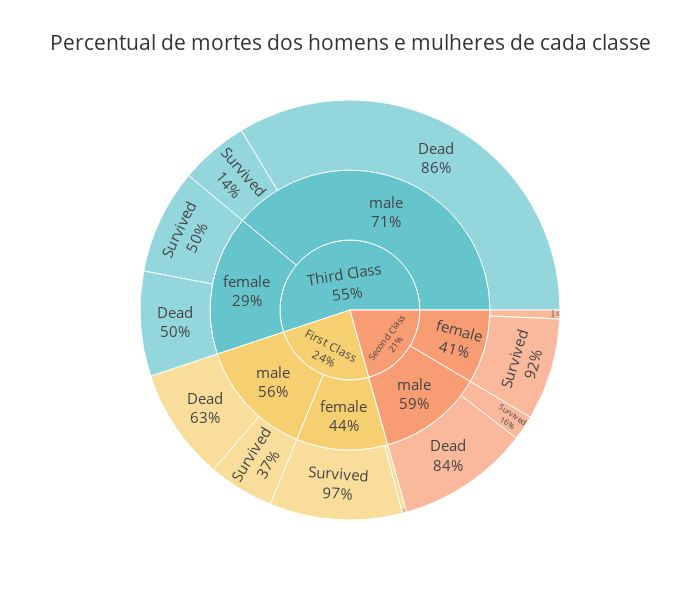

Write notebook code for a chart like this one.
### Code cell
# Plotly application for interactive visualization 

fig = px.sunburst(data_frame=df, # Our dataset
                  path=["Class", "Sex", "Survived2"],  # Root, Branches, Leaves
                  width=700, height=600,
                  color="Class",
                  color_discrete_map={'First Class': 'rgb(246,207,113)',
                                      'Second Class': 'rgb(248,156,116)',
                                      'Third Class': 'rgb(102,197,204)'},  # Colours (could be changed easily)
                  maxdepth=-1,
                  branchvalues='total',
                  hover_name='Class',  # Hover name for chosen column
                  hover_data={'Class': False},
                  title='Percentual de mortes dos homens e mulheres de cada classe', template='ggplot2'# Title and the template 
                  )

fig.update_traces(textinfo='label+percent parent')
fig.update_layout(font=dict(size=15))
fig.show()

### Figure 1 — Plotly figure (JSON) as saved in the notebook; plotly's stock layout.template omitted (floating-point values rounded to 4 significant figures)
{"data": [{"branchvalues": "total", "customdata": [["Second Class"], ["First Class"], ["First Class"], ["Third Class"], ["Third Class"], ["Third Class"], ["First Class"], ["First Class"], ["First Class"], ["Second Class"], ["Third Class"], ["Second Class"], ["First Class"], ["Second Class"], ["Third Class"], ["Second Class"], ["Third Class"], ["Second Class"], ["Third Class"], ["First Class"], ["Second Class"]], "domain": {"x": [0, 1], "y": [0, 1]}, "hovertemplate": "<b>%{hovertext}</b><br><br>labels=%{label}<br>count=%{value}<br>parent=%{parent}<br>id=%{id}<extra></extra>", "hovertext": ["Second Class", "First Class", "First Class", "Third Class", "Third Class", "Third Class", "First Class", "First Class", "First Class", "Second Class", "Third Class", "Second Class", "First Class", "Second Class", "Third Class", "Second Class", "Third Class", "Second Class", "Third Class", "First Class", "Second Class"], "ids": ["Second Class/female/Dead", "First Class/male/Dead", "First Class/female/Survived", "Third Class/male/Survived", "Third Class", "Third Class/male", "First Class/male", "First Class/male/Survived", "First Class", "Second Class/male", "Third Class/female", "Second Class/female", "First Class/female/Dead", "Second Class", "Third Class/female/Survived", "Second Class/female/Survived", "Third Class/male/Dead", "Second Class/male/Dead", "Third Class/female/Dead", "First Class/female", "Second Class/male/Survived"], "labels": ["Dead", "Dead", "Survived", "Survived", "Third Class", "male", "male", "Survived", "First Class", "male", "female", "female", "Dead", "Second Class", "Survived", "Survived", "Dead", "Dead", "Dead", "female", "Survived"], "marker": {"colors": ["rgb(248,156,116)", "rgb(246,207,113)", "rgb(246,207,113)", "rgb(102,197,204)", "rgb(102,197,204)", "rgb(102,197,204)", "rgb(246,207,113)", "rgb(246,207,113)", "rgb(246,207,113)", "rgb(248,156,116)", "rgb(102,197,204)", "rgb(248,156,116)", "rgb(246,207,113)", "rgb(248,156,116)", "rgb(102,197,204)", "rgb(248,156,116)", "rgb(102,197,204)", "rgb(248,156,116)", "rgb(102,197,204)", "rgb(246,207,113)", "rgb(248,156,116)"]}, "maxdepth": -1, "name": "", "parents": ["Second Class/female", "First Class/male", "First Class/female", "Third Class/male", "", "Third Class", "First Class", "First Class/male", "", "Second Class", "Third Class", "Second Class", "First Class/female", "", "Third Class/female", "Second Class/female", "Third Class/male", "Second Class/male", "Third Class/female", "First Class", "Second Class/male"], "textinfo": "label+percent parent", "type": "sunburst", "values": [6, 77, 91, 47, 491, 347, 122, 45, 216, 108, 144, 76, 3, 184, 72, 70, 300, 91, 72, 94, 17]}], "layout": {"font": {"size": 15}, "height": 600, "legend": {"tracegroupgap": 0}, "title": {"text": "Percentual de mortes dos homens e mulheres de cada classe"}, "width": 700}}
